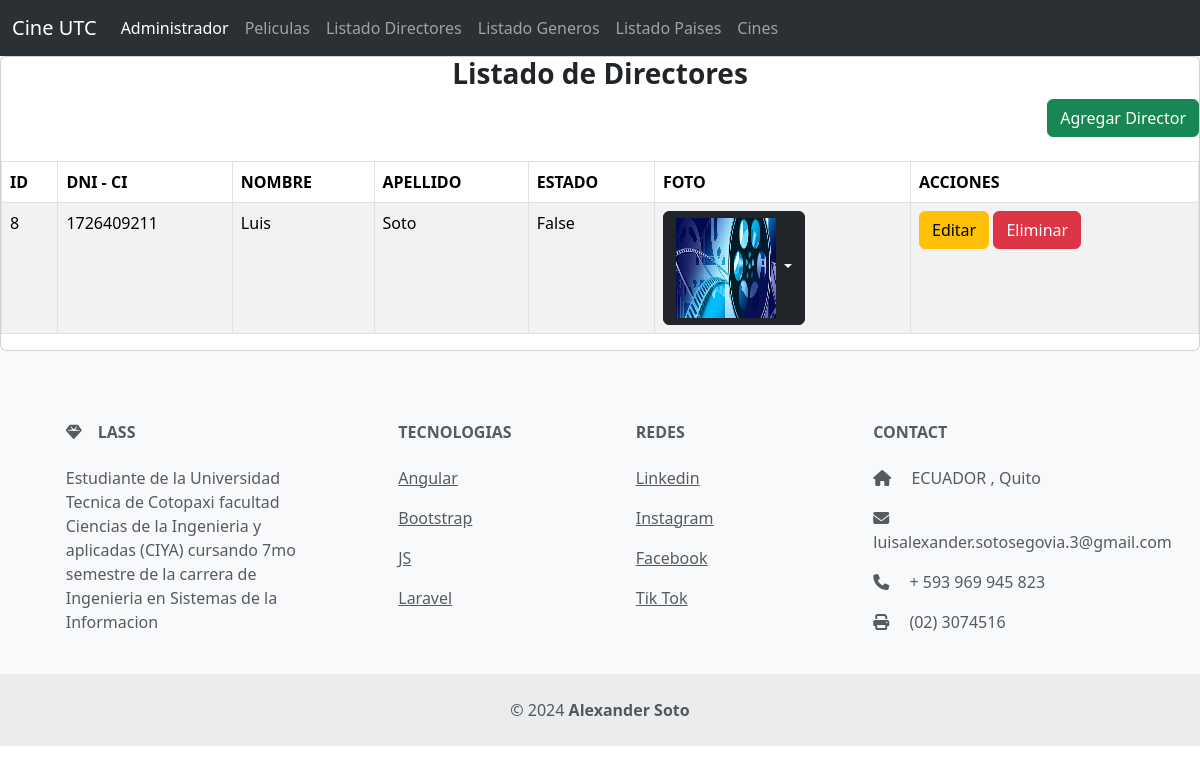
/listadoDirectores/, run on the app's committed database.
### Aplicaciones/Cartelera/models.py (models this page shows, shortened)
class Director(models.Model):
    id=models.AutoField(primary_key=True)
    dni=models.CharField(max_length=15)
    nombre=models.CharField(max_length=50)
    apellido=models.CharField(max_length=50)
    estado=models.BooleanField(default=True)
    foto=models.FileField(upload_to='directores',null=True,blank=True)

### Aplicaciones/Cartelera/views.py (the view)
# urls.py: path('listadoDirectores/', views.listadoDirectores, name='listadoDirectores'),
def listadoDirectores(request):
    directores = Director.objects.all()
    return render(request, "listadoDirectores.html", {"directores": directores})

### Aplicaciones/Cartelera/templates/listadoDirectores.html (shortened to what this page needs)
{% extends "./plantilla.html" %}
{% block body %}
    <div class="card">
        <div class="card-tittle text-center">
            <h3><b>Listado de Directores</b></h3>
        </div>
        <div class="text-end">
            <a href="{% url 'nuevoDirector' %}" class="btn btn-success"> Agregar Director</a>
        </div>
        <br>
        <table class="table table-bordered table-striped table-hover" id="tbl-directores">
            <thead>
                <tr>
                    <th>ID</th>
                    <th>DNI - CI</th>
                    <th>NOMBRE</th>
                    <th>APELLIDO</th>
                    <th>ESTADO</th>
                    <th>FOTO</th>
                    <th>ACCIONES</th>
                </tr>
            </thead>
            <tbody>
                {% for directorTemporal in directores %}
                    <tr>
                        <td>{{ directorTemporal.id }}</td>
                        <td>{{ directorTemporal.dni }}</td>
                        <td>{{ directorTemporal.nombre }}</td>
                        <td>{{ directorTemporal.apellido }}</td>
                        <td>{{ directorTemporal.estado }}</td>
                        <td>
                            <div class="dropdown">
                                <button class="btn btn-dark dropdown-toggle" type="button" data-bs-toggle="dropdown" aria-expanded="false">
                                    <img src="{{ directorTemporal.foto.url }}" alt="" height="100px" width="100px">
                                </button>
                            </div>
                        </td>
                        <td>
                            <a href="{% url 'editarDirector' directorTemporal.id %}" class="btn btn-warning"> Editar </a>
                            <a href="{% url 'eliminarDirector' directorTemporal.id %}" class="btn btn-danger" onclick="return confirm ('¿Estas seguro de hacer este proceso?')"> Eliminar </a>
                        </td>
                    </tr>
                {% endfor %}
            </tbody>
        </table>
    </div>
{% endblock %}

### data on the page
Director: id "8", dni "1726409211", nombre "Luis", apellido "Soto", estado "False", foto (picture)
